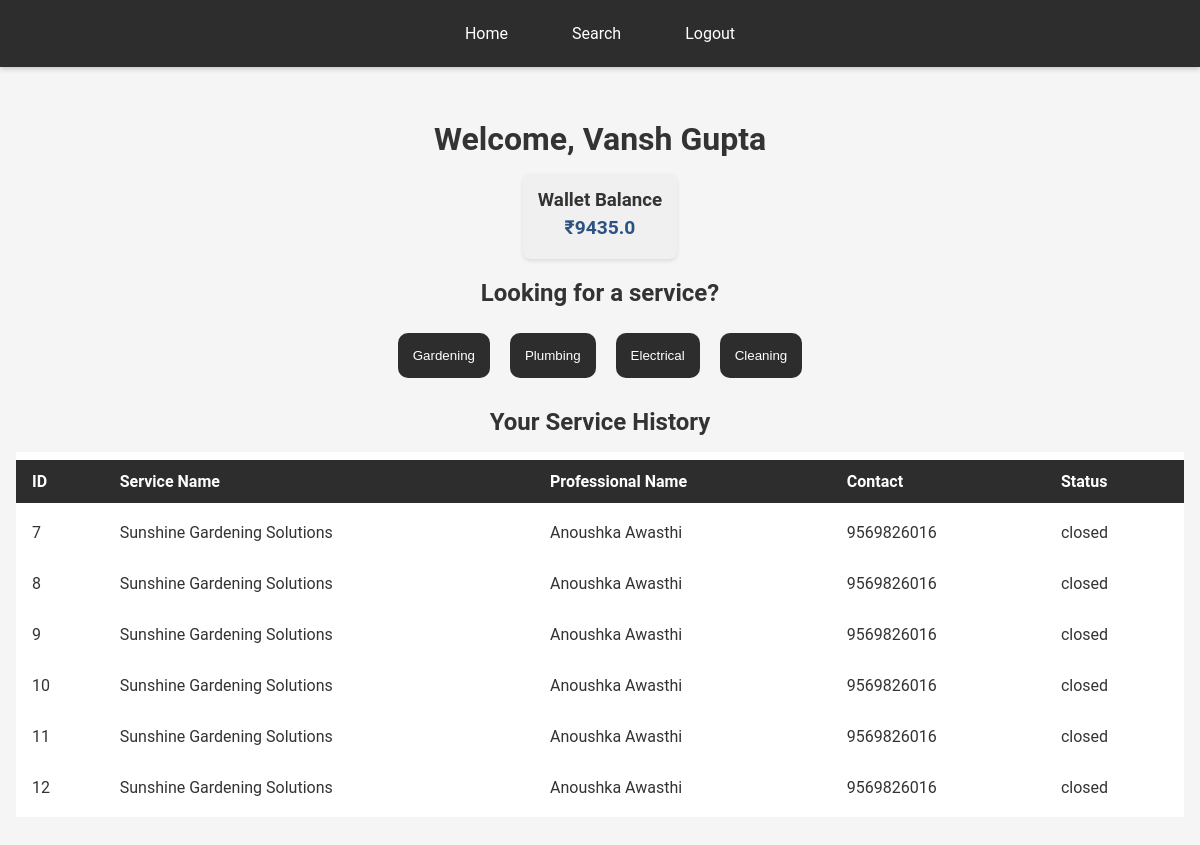
The page /customer_dashboard/9 on the database its author committed.
### application/models.py (models this page shows)
class User(db.Model):
    __tablename__ = 'users'
    id = db.Column(db.Integer, primary_key=True, autoincrement=True)
    email = db.Column(db.String, nullable=False, unique=True)
    password = db.Column(db.String, nullable=False)
    name = db.Column(db.String, nullable=False)
    role = db.Column(db.String, nullable=False)
    service_id = db.Column(db.Integer, db.ForeignKey('services.id' , ondelete = 'CASCADE'), nullable=True)
    category_id = db.Column(db.Integer, db.ForeignKey('service_category.id' , ondelete = 'CASCADE'), nullable=True)
    experience = db.Column(db.Integer, nullable=True)
    approval_status = db.Column(db.String, nullable=True)
    description = db.Column(db.String, nullable=True)
    contact = db.Column(db.Integer, nullable=True)
    address = db.Column(db.String, nullable=True)
    pincode = db.Column(db.Integer, nullable=True)
    __table_args__ = (
    db.CheckConstraint("role IN ('admin', 'customer', 'professional')"),
    )

class Wallet(db.Model):
    __tablename__ = 'wallet'
    id = db.Column(db.Integer, primary_key=True)
    user_id = db.Column(db.Integer, db.ForeignKey('users.id'), nullable=False, unique=True)
    balance = db.Column(db.Float, default=10000.0)
    updated_at = db.Column(db.DateTime, default=datetime.now, onupdate=datetime.now)
    __table_args__ = (
        db.CheckConstraint('balance >= 0', name='check_positive_balance'),
    )

class ServiceCategory(db.Model):
    __tablename__ = 'service_category'
    id = db.Column(db.Integer, primary_key=True)
    name = db.Column(db.String(100), unique=True, nullable=False)
    description = db.Column(db.Text)

class ServiceRequest(db.Model):
    __tablename__ = 'services_requests'
    id = db.Column(db.Integer, primary_key=True, autoincrement=True)
    service_id = db.Column(db.Integer, db.ForeignKey('services.id', ondelete = 'CASCADE'), nullable=False)
    customer_id = db.Column(db.Integer, db.ForeignKey('users.id' , ondelete = 'CASCADE'), nullable=True)
    professional_id = db.Column(db.Integer, db.ForeignKey('users.id' , ondelete = 'CASCADE'), nullable=True)
    date_of_request = db.Column(db.String, nullable=True)
    date_of_completion = db.Column(db.String, nullable=True)
    status = db.Column(db.String, default='requested')
    service = db.relationship('Service', backref='service_requests', foreign_keys=[service_id])
    __table_args__ = (
    db.CheckConstraint("status IN ('requested', 'assigned', 'closed')"),
    )

### app.py (the view)
@app.route("/customer_dashboard/<int:id>", methods=["GET", "POST"])
def customer_dashboard(id):
    user = User.query.filter_by(id=id).first()
    wallet = Wallet.query.filter_by(user_id=id).first()
    if user is None or user.role != "customer":
        return redirect("/login")
    categories = ServiceCategory.query.all()
    service_requests = ServiceRequest.query.filter_by(customer_id=id).all()
    for request in service_requests:
        request.service_name = Service.query.filter_by(id=request.service_id).first().name
        request.phone = User.query.filter_by(id=request.professional_id).first().contact
        request.professional_name = User.query.filter_by(id=request.professional_id).first().name
    return render_template("customer_dashboard.html", id = user.id , user =user, wallet = wallet, categories = categories , service_requests = service_requests)

### templates/customer_dashboard.html (shortened to what this page needs)
<!DOCTYPE html>
<html lang="en">
<head>
    <link rel="stylesheet" href="/static/styles.css">
</head>
<body>
    <nav>
        <a href="/customer_dashboard/{{id}}">Home</a>
        <a href="/customer_dashboard/search/{{id}}">Search</a>
        <a href="/login">Logout</a>
    </nav>
    <div class="container">
        <div style="display: flex; flex-direction: column; justify-content: space-between; align-items: center;">
            <h1>Welcome, {{user.name}}</h1>
            <div class="wallet-balance" style="background: #f0f0f0; padding: 15px; border-radius: 8px;">
                <h3 style="margin: 0;">Wallet Balance</h3>
                <p style="margin: 5px 0; font-size: 1.2em; font-weight: bold;">₹{{wallet.balance}}</p>
            </div>
        </div>
    <h2>Looking for a service?</h2>
    <div style="display: flex; flex-wrap: wrap; justify-content: center;">
        {% for category in categories %}
        <button style="margin: 10px; padding: 15px; border-radius: 10px;" onclick="window.location.href='/customer_dashboard/{{id}}/{{ category.name }}'">{{ category.name }}</button>
        {% endfor %}
    </div>
    <div>
        <h2>Your Service History</h2>
        {% if service_requests %}
        <table>
            <tr>
                <th>ID</th>
                <th>Service Name</th>
                <th>Professional Name</th>
                <th>Contact</th>
                <th>Status</th>
            </tr>
            {% for service in service_requests %}
            <tr>
                <td>{{ service.id }}</td>
                <td>{{ service.service_name }}</td>
                <td>{{ service.professional_name }}</td>
                <td>{{ service.phone }}</td>
                <td>{% if service.status == 'assigned' %}
                    Assigned
                    <button onclick="window.location.href='/rate_service/{{ service.id }}'">Close it?</button>
                    {% else %}
                        {{service.status}}
                    {% endif %}
                </td>
            </tr>
            {% endfor %}
        </table>
        {% else %}
            <p>No service history available.</p>
        {% endif %}
    </div>
</div>
</body>
</html>

### static/styles.css (style rules this page uses)
body { font-family: 'Roboto', sans-serif; margin: 0; padding: 0; background: #f5f5f5; color: #333; }
nav { display: flex; justify-content: center; align-items: center; background-color: #2d2d2d; padding: 1rem; box-shadow: 0 2px 5px rgba(0,0,0,0.2); }
nav a { color: #fff; text-decoration: none; margin: 0 1rem; padding: 0.5rem 1rem; transition: background-color 0.3s ease; }
a { color: #fff; background-color: #2d2d2d; text-decoration: none; padding: 0.5rem 1rem; border-radius: 4px; display: inline-block; transition: background-color 0.3s ease, color 0.3s ease; }
.container { max-width: 1200px; margin: 2rem auto; padding: 0 1rem; }
h1, h2 { text-align: center; margin-bottom: 1rem; }
table { width: 100%; background: #fff; border-collapse: separate; border-spacing: 0 0.5rem; }
table th, table td { padding: 0.75rem 1rem; text-align: left; }
table th { background-color: #2d2d2d; color: #fff; }
button, input[type="submit"], input[type="button"] { background-color: #2d2d2d; color: #fff; border: none; padding: 0.5rem 1rem; border-radius: 4px; cursor: pointer; transition: background-color 0.3s ease; }
p { text-align: center; margin: 1rem 0; color: #555; }
.wallet-balance { background: #f0f0f0; padding: 15px; border-radius: 8px; box-shadow: 0 2px 4px rgba(0,0,0,0.1); transition: all 0.3s ease; }
.wallet-balance h3 { margin: 0; color: #333; }
.wallet-balance p { margin: 5px 0; font-size: 1.2em; font-weight: bold; color: #2c5282; }

### rows shown on the page
User: name "Vansh Gupta"
Wallet: balance "9435.0"
ServiceCategory: name "Gardening"
ServiceCategory: name "Plumbing"
ServiceCategory: name "Electrical"
ServiceCategory: name "Cleaning"
ServiceRequest: id "7", service_name "Sunshine Gardening Solutions", professional_name "Anoushka Awasthi", phone "9569826016", status "closed"
ServiceRequest: id "8", service_name "Sunshine Gardening Solutions", professional_name "Anoushka Awasthi", phone "9569826016", status "closed"
ServiceRequest: id "9", service_name "Sunshine Gardening Solutions", professional_name "Anoushka Awasthi", phone "9569826016", status "closed"
ServiceRequest: id "10", service_name "Sunshine Gardening Solutions", professional_name "Anoushka Awasthi", phone "9569826016", status "closed"
ServiceRequest: id "11", service_name "Sunshine Gardening Solutions", professional_name "Anoushka Awasthi", phone "9569826016", status "closed"
ServiceRequest: id "12", service_name "Sunshine Gardening Solutions", professional_name "Anoushka Awasthi", phone "9569826016", status "closed"
